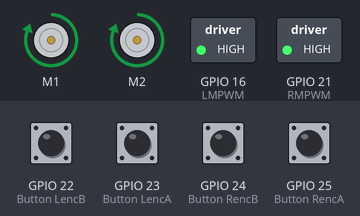
The program below on a simulated Raspberry Pi (BCM pin numbers). On the bench: 2 × DC motor (green arrow = forward, orange = backward, longer = faster), switched loads named in the program (green lamp = pin HIGH). The inputs (shaded band) are chosen by the test bench; at power-on: GPIO 22 (Button LencB), GPIO 23 (Button LencA), GPIO 24 (Button RencB), GPIO 25 (Button RencA) HIGH. Motors are numbered in the order the program creates them (left before right in a Robot); threads take turns every 2 ms; the clock reads 2024-03-15 10:24:30 at power-on unless the program sets it; what the program prints to the terminal is not drawn.

Above: at 0.1 s.
Timing chart, 0 to 1.6 s (numbered marks = the images above):
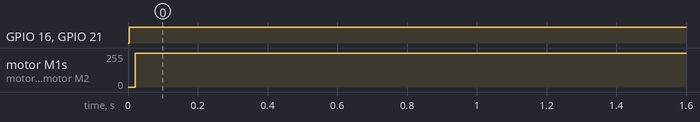

The program:

speed_control_2.py
```python
from gpiozero import Robot, Motor, PWMLED, Button
import time
import threading

#motor initializations
#drone = Robot(left=Motor(4, 14), right=Motor(17, 18))
LMotor = Motor(12,13)
RMotor = Motor(26,19)
#RMotor = Motor(19,20) #<-Flipped for testing

#pwm initializations
LMPWM = PWMLED(16)
RMPWM = PWMLED(21)

#encoder initializations
LencA = Button(23)
LencB = Button(22)
RencA = Button(25)
RencB = Button(24)

#needed variables
startT = time.time()
prevT = 0

Lposi = 0
Rposi = 0
Rpos = 0
Lpos = 0
RposPrev = 0
LposPrev = 0

Rv = 0
Lv = 0
Lu = 0
LvFilt = 0

LMPH = 0
RMPH = 0
LMPHFilt = 0
RMPHFilt = 0

MPHT = 0.17

LMPHFilt = 0
LMPHPrev = 0
RMPHFilt = 0
RMPHPrev = 0
LBValue = 0

def readEncoderLA():
    global startT, Lposi, LBValue
    Lposi = Lposi + 1
    #if(LencB.is_pressed > 0):
    #  print("LencB.is_pressed = ", LencB.is_pressed)
    #  Lposi = Lposi + 1
    #else:
    #   Lposi = Lposi - 1

def readEncoderRA():
    global startT, Rposi
    Rposi = Rposi + 1
    #if(RencB.is_pressed > 0):
    #  Rposi = Rposi + 1
    #else:
    #   Rposi = Rposi - 1

def left_Motor():
    global Lpos, Le, Lu
    startT = time.time()
    prevT = 0

    Lpos = 0
    DTposition = 0
    Tposition = 0

    LencA.when_pressed = readEncoderLA
    LMotor.forward()
    Leintegral = 0
    LePrev = 0

    while(1):
      #read the position and velocity
      Lpos = 0
      LencA.when_pressed = None
      Lpos = Lposi
      LencA.when_pressed = readEncoderLA
      #Compute velocity with method 1
      currT = time.time() - startT
      deltaT = currT-prevT
      prevT = currT

      #Convert count/s to RPM
      pulsesPerTurn = 11*58.79 #watch out
      pulsesPerMeter = pulsesPerTurn*6.36942 #meters/second
      Target_Velocity = MPHT/2.237

      DTposition = Target_Velocity*pulsesPerMeter*deltaT
      Tposition = Tposition + DTposition
      #Compute the control signal
      kp = 0.025
      ki = 0.02
      kd = 0.02
      Le = Tposition - Lpos

      Ldedt = (Le - LePrev)/(deltaT)
      Leintegral = Leintegral + (Le*deltaT)

      Lu = (kp*Le) + (ki*Leintegral) + (kd*Ldedt)
      if Lu < 0:
         Lu = 0

      Lpwr = abs(Lu)

      if Lpwr > 1:
        Lpwr = 1

      LMPWM.value = Lpwr
      LePrev = Le

      time.sleep(0.01)

def right_Motor():
    global MPHT, Rposi, Lposi, Le, Lu
    startT = time.time()
    prevT = 0

    Rpos = 0
    DTposition = 0
    Tposition = 0

    RencA.when_pressed = readEncoderRA
    RMotor.forward()
    Reintegral = 0
    RePrev = 0

    while(1):
      #read the position and velocity
      Rpos = 0
      RencA.when_pressed = None
      Rpos = Rposi
      RencA.when_pressed = readEncoderRA
      #Compute velocity with method 1
      currT = time.time() - startT
      deltaT = currT-prevT
      prevT = currT

      #Convert count/s to RPM
      pulsesPerTurn = 11*56
      pulsesPerMeter = pulsesPerTurn*6.36942 #meters/second
      Target_Velocity = MPHT/2.237

      DTposition = Target_Velocity*pulsesPerMeter*deltaT
      Tposition = Tposition + DTposition
      #Compute the control signal
      kp = 0.025
      ki = 0.02
      kd = 0.02
      Re = Tposition - Rpos

      Rdedt = (Re - RePrev)/(deltaT)
      Reintegral = Reintegral + (Re*deltaT)

      Ru = (kp*Re) + (ki*Reintegral) + (kd*Rdedt)
      if (Ru < 0):
         Ru = 0

      Rpwr = abs(Ru)

      if Rpwr > 1:
        Rpwr = 1

      RMPWM.value = Rpwr
      RePrev = Re

      #print("Tposition = ", Tposition)
      #print("Rpos = ",Rpos)
      #print("Lpos = ",Lpos)
      #print("Re = ",Re)
      #print("Le = ", Le)
      #print("Ru = ", Ru)
      #print("Lu = ", Lu)
      #print()

      time.sleep(0.01)

if __name__ == "__main__":
    RM = threading.Thread(target = right_Motor)
    LM = threading.Thread(target = left_Motor)

    RM.start()
    LM.start()

    print("Motors Started.. ")
```

Measured:
- by itself, GPIO 16 (LMPWM), GPIO 21 (RMPWM): LOW → HIGH at 0.00 s
- by itself, motor M1, motor M2: stopped → forward 255/255 at 0.02 s
